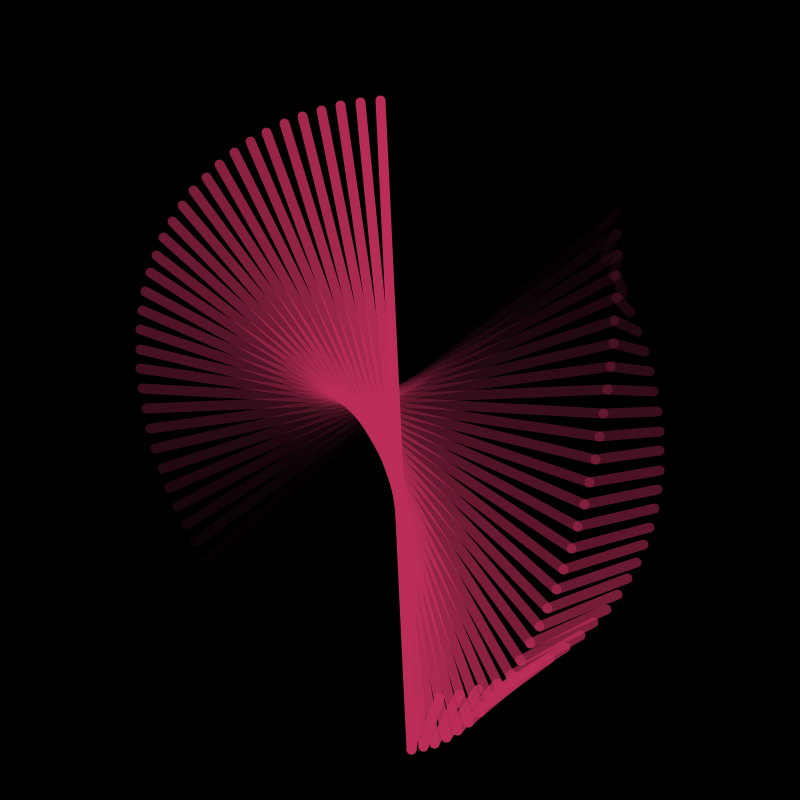
Frame 1 (no input)
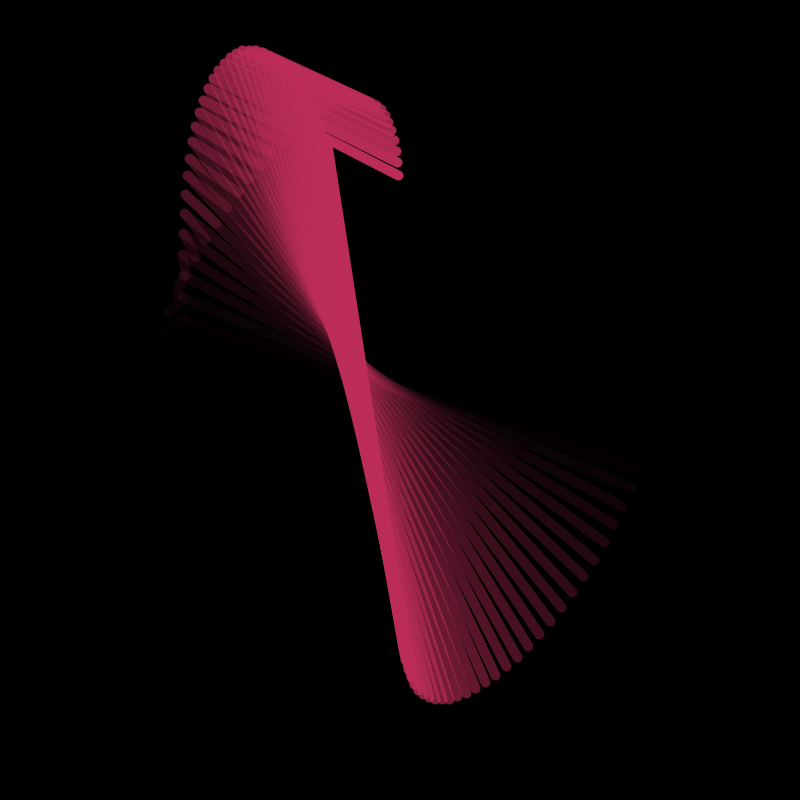
Frame 60 (the mouse pressed at the canvas centre just before this capture)
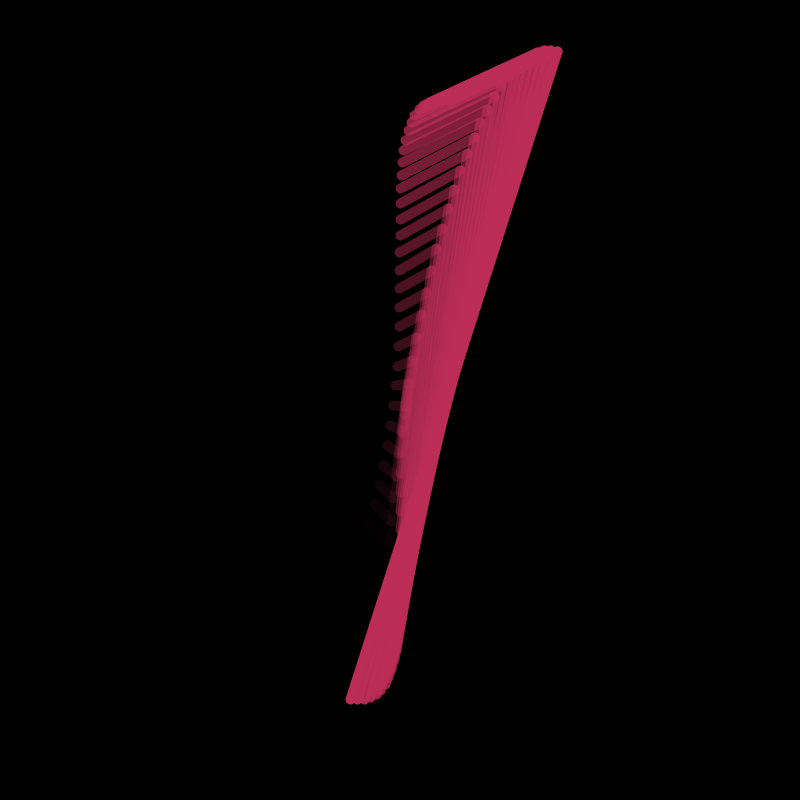
Frame 120 (the mouse held since frame 60 and released just before this capture)

The Processing sketch that drew these frames (run headless with seeded random() and noise(); from frame 60 on, the mouse is pressed at the canvas centre):

// Processing sketch: Sketch_40
// ── Sketch_40.pde
float t;
int numOfLines = 150;

void setup() {
  size(800, 800);
  background(0);
}

void draw() {
  background(0);
  strokeWeight(10);
  translate(width / 2, height / 2);

 

  for (int i = 0; i < numOfLines; i++) {
    line(x(t + i), y(t + i), x2(t + i), y2(t + i));
    line(-x2(t + i), -y2(t + i), x(t + i), y(t + i));
    stroke(187, 45, 87, 255 - (i * 8));
  }

  t-= 1;
  
  if (mousePressed == true) {
  t-=10;
  }
}

    

float x(float t) {
  return sin(t / 30) * 150 + sin(t / 15) * 100;
}

float y(float t) {
  return cos(t / 15) * 150 + cos(t / 15) * 200;
}

float x2(float t) {
  return sin(t / 10) * 100 + sin(t / 20) * 200;
}

float y2(float t) {
  return cos(t / 15) * 100 + cos(t / 15) * 200;
}
